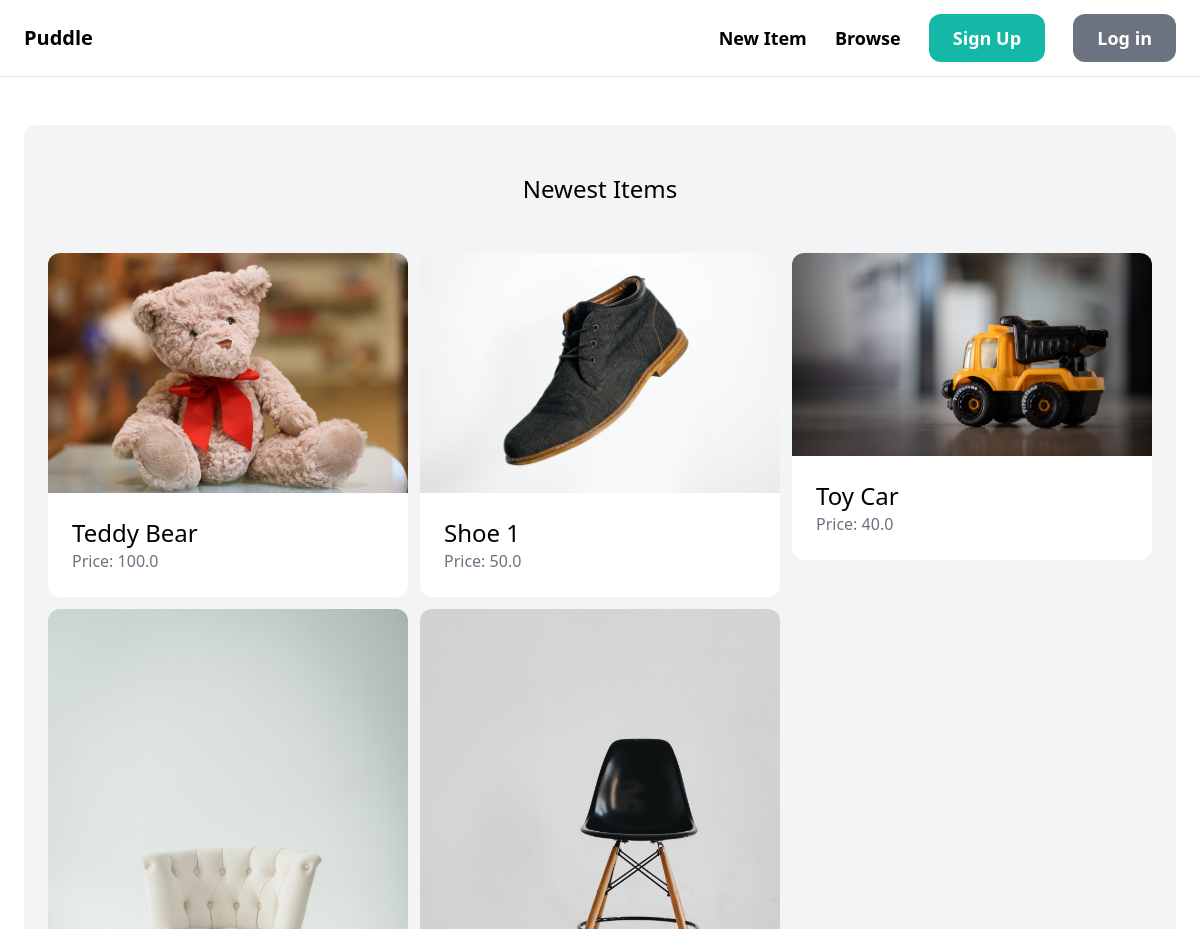
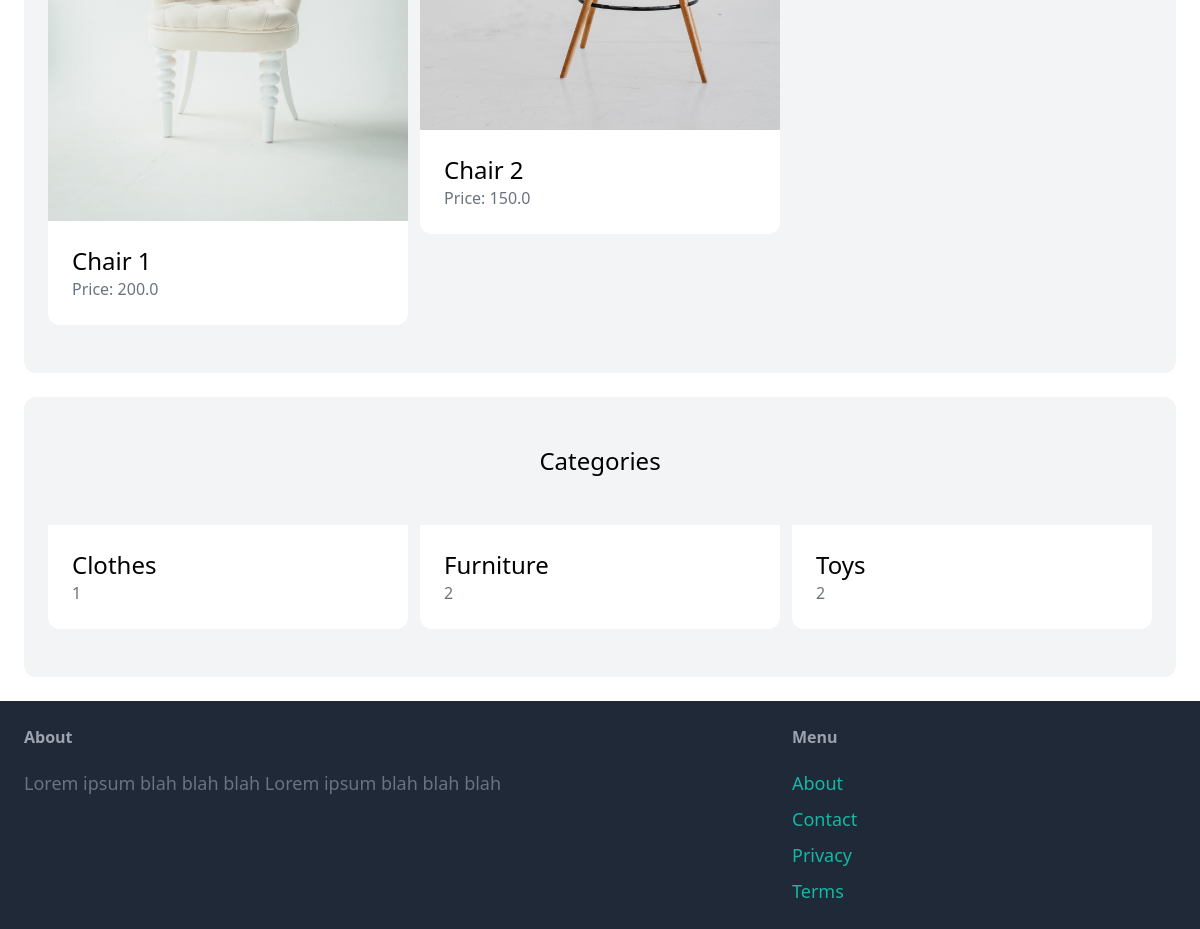
/, run on an earlier commit of the app's database (2 pictures, top to bottom).
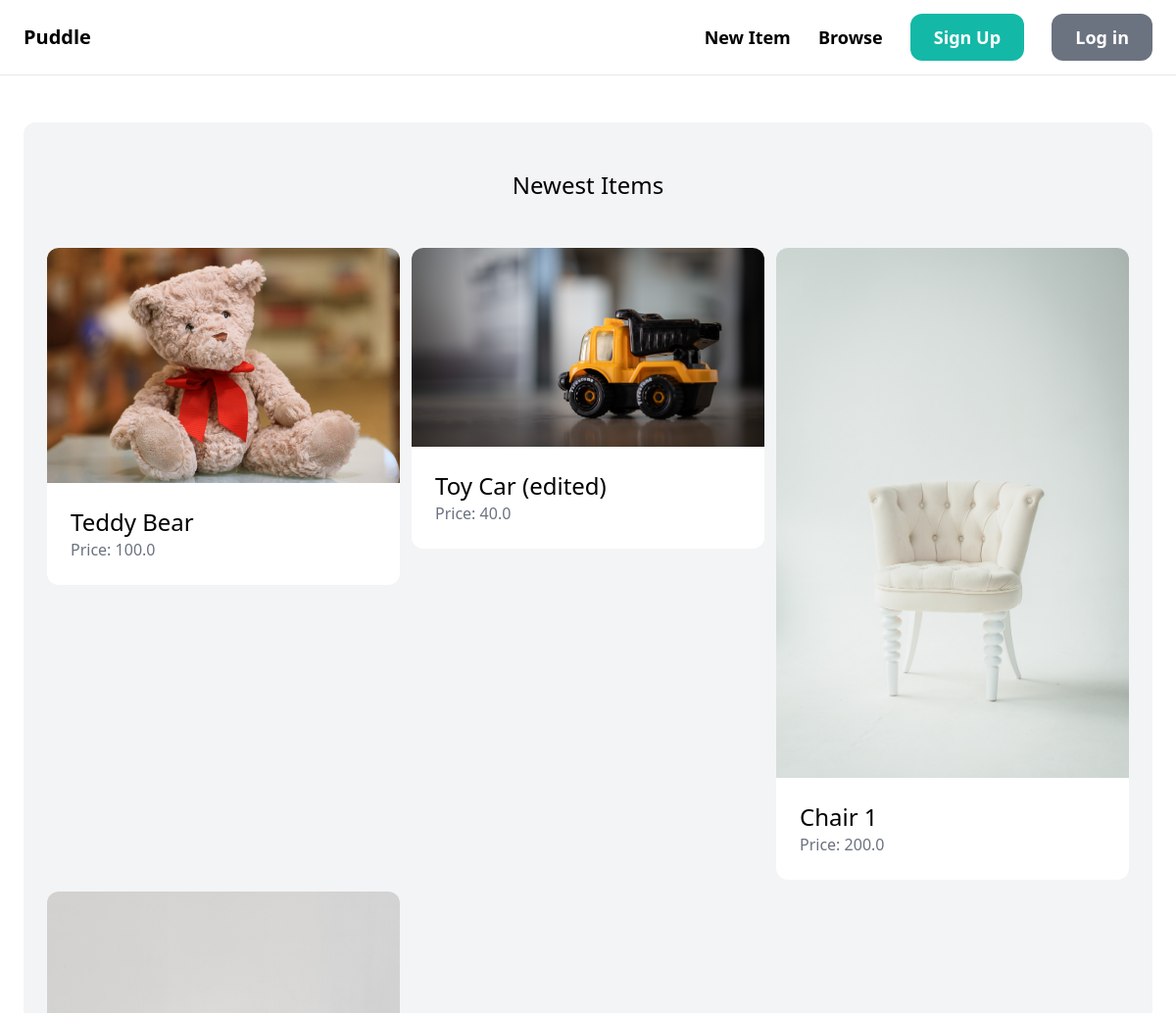
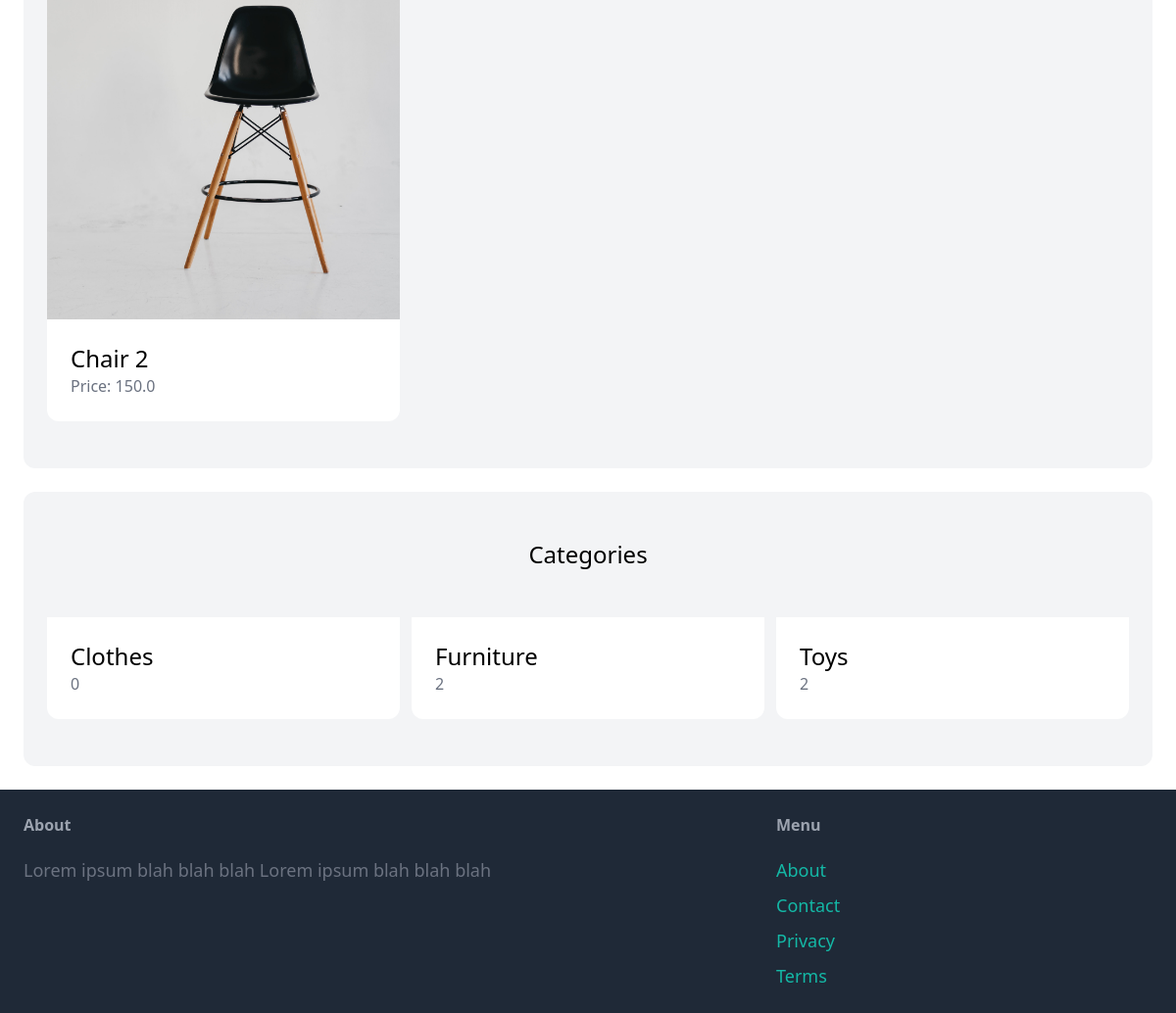
And on a later commit of the database (2 pictures, top to bottom).
### item/models.py (models this page shows, shortened)
class Item(models.Model):
    category = models.ForeignKey(Category, related_name='items', on_delete=models.CASCADE)
    name = models.CharField(max_length=255)
    description = models.TextField(blank=True, null=True)
    price = models.FloatField()
    image = models.ImageField(upload_to='items_images', blank=True, null=True)
    is_sold = models.BooleanField(default=False)
    created_by = models.ForeignKey(User, related_name='items', on_delete=models.CASCADE)
    created_at = models.DateTimeField(auto_now_add=True)

class Category(models.Model):
    name = models.CharField(max_length=255)
    class Meta:
        ordering = ('name',)
        verbose_name_plural = "Categories"

### core/views.py (the view)
# urls.py: path('', views.index, name='index'),
def index(request):
    items = Item.objects.filter(is_sold=False)[0:6]
    categories = Category.objects.all()
    context = {'items': items, 'categories': categories}
    return render(request, 'core/index.html', context)

### core/templates/core/index.html (shortened to what this page needs)
{% extends 'core/base.html' %}
{% block content %}
<div class="mt-6 px-6 py-12 bg-gray-100 rounded-xl">
    <h2 class='mb-12 text-2xl text-center'>Newest Items</h2>
    <div class="grid grid-cols-3 gap-3">
        {% for item in items %}
            <div>
                <a href="{% url 'item:detail' item.id %}">
                    <div>
                        <img src="{{ item.image.url }}"
                         class="rounded-t-xl" >
                    </div>
                    <div class="p-6 bg-white rounded-b-xl">
                        <h2 class="text-2xl">{{ item.name }}</h2>
                        <p class="text-gray-500">Price: {{ item.price }}</p>
                    </div>
                </a>
            </div>
        {% endfor %}
    </div>
</div>
<div class="mt-6 px-6 py-12 bg-gray-100 rounded-xl">
    <h2 class='mb-12 text-2xl text-center'>Categories</h2>
    <div class="grid grid-cols-3 gap-3">
        {% for category in categories %}
        <div>
            <a href="#">
                <div class="p-6 bg-white rounded-b-xl">
                    <h2 class="text-2xl">{{ category.name }}</h2>
                    <p class="text-gray-500">{{category.items.count}}</p>
                </div>
            </a>
        </div>
        {% endfor %}
    </div>
</div>
{% endblock content %}

### core/templates/core/base.html (shortened to what this page needs)
<!DOCTYPE html>
<html lang="en">
<head>
    <script src="https://cdn.tailwindcss.com"></script>
</head>
<body>
    <nav class="py-6 px-6 flex justify-between items-center border-b border-gray-200">
        <a href="/" class="text-xl font-semibold">Puddle</a>
        <div class="space-x-6">
            <a href="{% url 'item:new' %}" class="text-lg font-semibold hover:text-gray-500">New Item</a>
            <a href="{% url 'item:items' %}" class="text-lg font-semibold hover:text-gray-500">Browse</a>
            {% if request.user.is_authenticated %}
            <a href="{% url 'conversation:inbox' %}" class="px-6 py-3 text-lg font-semibold bg-teal-500 text-white rounded-xl hover:bg-teal-700">Inbox</a>
            <a href="{% url 'dashboard:index' %}" class="px-6 py-3 text-lg font-semibold bg-gray-500 text-white rounded-xl hover:bg-gray-700">Dashboard</a>
            {% else %}
            <a href="{% url 'core:signup' %}" class="px-6 py-3 text-lg font-semibold bg-teal-500 text-white rounded-xl hover:bg-teal-700">Sign Up</a>
            <a href="{% url 'core:login' %}" class="px-6 py-3 text-lg font-semibold bg-gray-500 text-white rounded-xl hover:bg-gray-700">Log in</a>
            {% endif %}
        </div>
    </nav>
    <div class="px-6 py-6">
       {% block content %}
       {% endblock content %}
    </div>
    <footer class="py-6 px-6 flex justify-between bg-gray-800">
        <div class="w-2/3 pr-10">
            <h3 class="mb-5 font-semibold text-gray-400">About</h3>
            <p class="text-lg text-gray-500">Lorem ipsum blah blah blah Lorem ipsum blah blah blah</p>
        </div>
        <div class="w-1/3">
            <h3 class="mb-5 font-semibold text-gray-400">Menu</h3>
            <ul class="space-y-2">
                <li><a href="#" class="text-lg text-teal-500 hover:text-teal-700">About</a></li>
                <li><a href="{% url 'core:contact' %}" class="text-lg text-teal-500 hover:text-teal-700">Contact</a></li>
                <li><a href="#" class="text-lg text-teal-500 hover:text-teal-700">Privacy</a></li>
                <li><a href="#" class="text-lg text-teal-500 hover:text-teal-700">Terms</a></li>
            </ul>
        </footer>
</body>
</html>

What changed in the data, as far as the page shows it:
removed Item: image (picture), name "Shoe 1", price "50.0"
changed Item: name "Toy Car" → "Toy Car (edited)"
computed for Category "Clothes": items.count "1" → "0"
